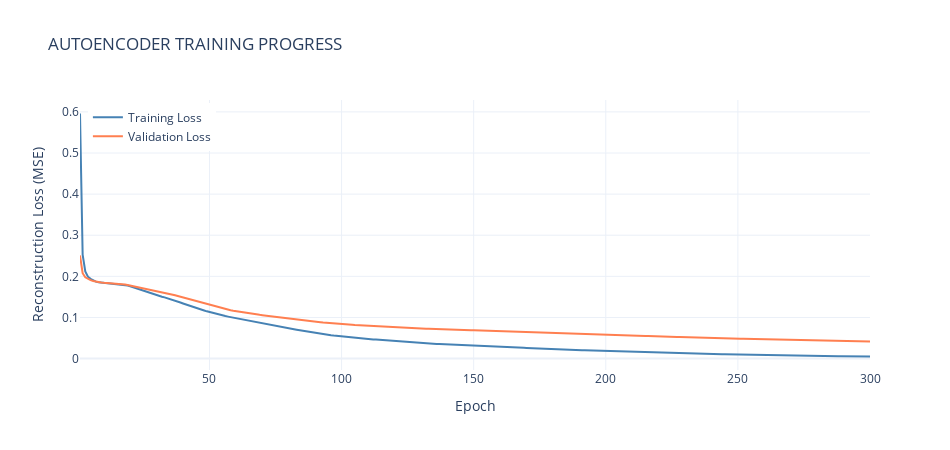

Notebook cell for this chart:
### Code cell
# Plot training progress (Plotly)
epochs = list(range(1, len(train_losses) + 1))

fig = go.Figure()

fig.add_trace(
    go.Scatter(
        x=epochs,
        y=train_losses,
        mode='lines',
        name='Training Loss',
        line=dict(color='steelblue', width=2)
    )
)

fig.add_trace(
    go.Scatter(
        x=epochs,
        y=val_losses,
        mode='lines',
        name='Validation Loss',
        line=dict(color='coral', width=2)
    )
)

fig.update_layout(
    title='AUTOENCODER TRAINING PROGRESS',
    xaxis_title='Epoch',
    yaxis_title='Reconstruction Loss (MSE)',
    template='plotly_white',
    width=950,
    height=450,
    legend=dict(x=0.01, y=0.99)
)

fig.show()

### Figure 1 — Plotly figure (JSON) as saved in the notebook; plotly's stock layout.template omitted (floating-point values rounded to 4 significant figures; data arrays with more than 128 entries replaced by an {"elided": "..."} marker saying what was removed)
{"data": [{"line": {"color": "steelblue", "width": 2}, "mode": "lines", "name": "Training Loss", "type": "scatter", "x": {"elided": "300 int values"}, "y": {"elided": "300 float values"}}, {"line": {"color": "coral", "width": 2}, "mode": "lines", "name": "Validation Loss", "type": "scatter", "x": {"elided": "300 int values"}, "y": {"elided": "300 float values"}}], "layout": {"height": 450, "legend": {"x": 0.01, "y": 0.99}, "title": {"text": "AUTOENCODER TRAINING PROGRESS"}, "width": 950, "xaxis": {"title": {"text": "Epoch"}}, "yaxis": {"title": {"text": "Reconstruction Loss (MSE)"}}}}
